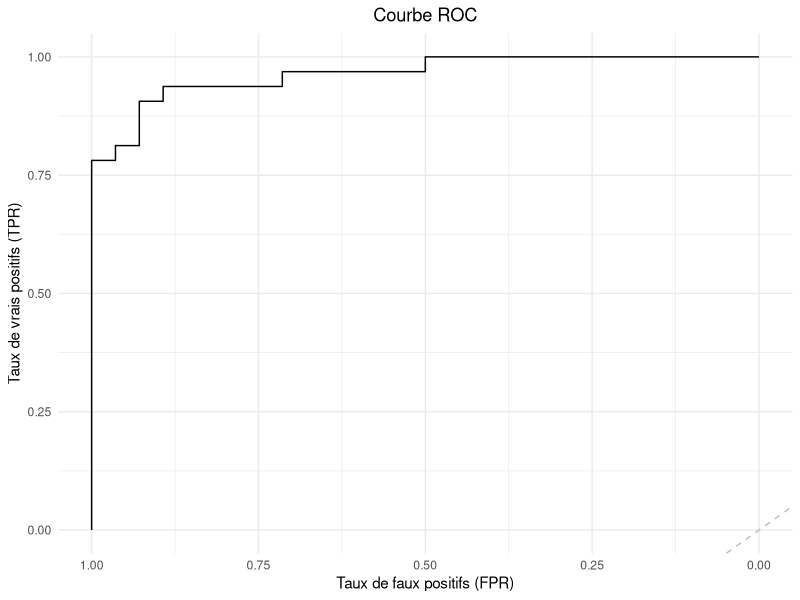
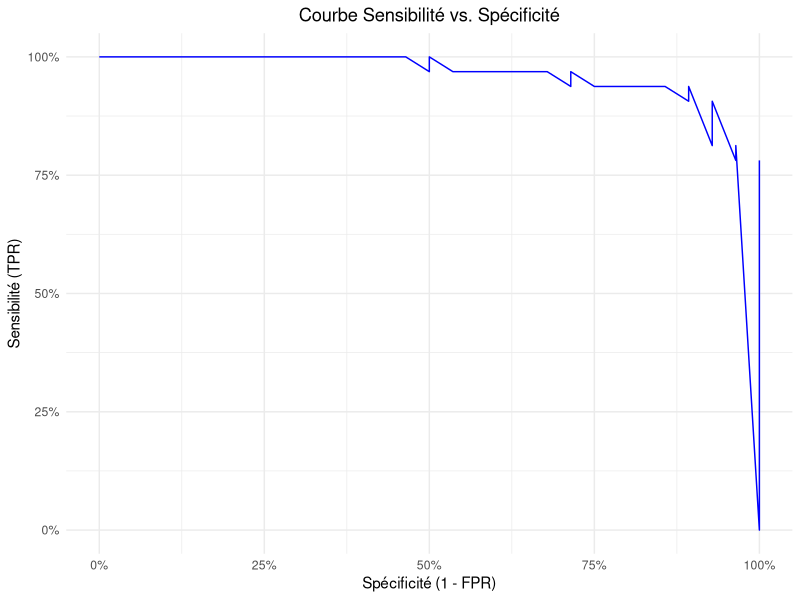

Generate these figures, in order, with R: (Note: this script raises an error after producing the figures.)
## ---- chunk 1
knitr::opts_chunk$set(echo = TRUE)
## ---- chunk 2
current_directory <- getwd()

# Afficher le répertoire de travail
print(current_directory)
setwd("/Users/justinemanuel/Documents/GitHub/DJDDS-groupe5")
## ---- chunk 3

# Charger les bibliothèques nécessaires
library(ggplot2)
library(readr)

# Charger les données depuis le fichier CSV avec un point-virgule comme délimiteur et un séparateur décimal
donnees <- read.csv2("DATA/farms_train.csv")
donnees2 <- read.csv2("DATA/farms_test.csv")


# Afficher les premières lignes pour vérifier les données
head(donnees)
head(donnees2)

## ---- chunk 4
library(caret)
set.seed(123)  # Pour rendre la partition reproductible

# Partitionner les données d'entraînement : 80% pour l'entraînement, 20% pour le test
partition <- createDataPartition(donnees$DIFF, p = 0.8, list = FALSE)

# Données d'entraînement (80%)
train_data <- donnees[partition, ]

# Données de test (20%)
test_data <- donnees[ -partition, ]

# Vérifier la taille des jeux de données
cat("Taille des données d'entraînement : ", nrow(train_data), "\n")
cat("Taille des données de test : ", nrow(test_data), "\n")

# Vérifier les premières lignes des jeux de données d'entraînement et de test
head(train_data)
head(test_data)
## ---- chunk 5
train_data$DIFF <- factor(train_data$DIFF)
str(train_data$DIFF)
test_data$DIFF <- factor(test_data$DIFF)
str(test_data$DIFF)
# Vérifiez le type des variables explicatives
sapply(train_data[, c("R2", "R7", "R8", "R17", "R22", "R32")], class)

## ---- chunk 6
# Vérifier la présence de valeurs manquantes dans le jeu de données
sum(is.na(train_data))
## ---- chunk 7
# Charger les bibliothèques nécessaires
library(dplyr)   # Pour manipuler les données

# Créer un modèle de régression logistique sur les données d'entraînement
log_model <- glm(DIFF ~ R2 + R7 + R8 + R17 + R22 + R32, data = train_data, family = binomial)

# Résumé du modèle pour voir les coefficients
summary(log_model)

## ---- chunk 8
# Faire des prédictions sur les données de test
# Utiliser le modèle logistique pour prédire la probabilité que DIFF = 1
predictions_prob <- predict(log_model, test_data, type = "response")

# Convertir les probabilités en classes binaires
predictions_class <- ifelse(predictions_prob > 0.5, 1, 0)

# Convertir les prédictions en facteur pour la comparaison avec la variable cible dans les données de test
predictions_class <- factor(predictions_class, levels = c(0, 1))

# Calculer la matrice de confusion pour évaluer la performance du modèle
library(caret)
conf_matrix <- confusionMatrix(predictions_class, test_data$DIFF)

# Afficher la matrice de confusion
print(conf_matrix)

# Extraire l'accuracy (précision globale) du modèle
accuracy <- conf_matrix$overall['Accuracy']
cat("Accuracy: ", accuracy, "\n")
## ---- chunk 9
# Charger les bibliothèques nécessaires
library(pROC)
library(ROCR)

# 1. Courbe ROC et AUC
roc_curve <- roc(test_data$DIFF, predictions_prob)  # Calculer la courbe ROC
cat("AUC: ", auc(roc_curve), "\n")  # Afficher l'AUC

# Tracer la courbe ROC
roc_plot <- ggroc(roc_curve) +
  ggtitle("Courbe ROC") +
  theme_minimal() +
  theme(plot.title = element_text(hjust = 0.5)) +
  labs(x = "Taux de faux positifs (FPR)", y = "Taux de vrais positifs (TPR)") +
  geom_abline(intercept = 0, slope = 1, linetype = "dashed", color = "gray")

print(roc_plot)
## ---- chunk 10
# 2. Sensibilité et Spécificité
# Créer des objets de prédiction avec ROCR
pred_rocr <- prediction(predictions_prob, test_data$DIFF)

# Calculer les performances à différents seuils
perf <- performance(pred_rocr, measure = "tpr", x.measure = "fpr")  # Sensibilité (TPR) vs. Spécificité (1 - FPR)
sensitivity_specificity <- performance(pred_rocr, measure = "sens", x.measure = "spec")

# Tracer les courbes de sensibilité et spécificité
sens_spec_plot <- ggplot() +
  geom_line(aes(x = sensitivity_specificity@x.values[[1]], 
                y = sensitivity_specificity@y.values[[1]]), 
            color = "blue") +
  labs(title = "Courbe Sensibilité vs. Spécificité", 
       x = "Spécificité (1 - FPR)", y = "Sensibilité (TPR)") +
  theme_minimal() +
  theme(plot.title = element_text(hjust = 0.5)) +
  scale_x_continuous(labels = scales::percent) +
  scale_y_continuous(labels = scales::percent)

print(sens_spec_plot)
## ---- chunk 11
# Prédictions sur les données2
predictions_prob <- predict(log_model, newdata = donnees2, type = "response")

# Convertir les probabilités en classes binaires (si nécessaire)
predictions_class <- ifelse(predictions_prob > 0.5, 1, 0)

# Convertir les prédictions en facteur (0, 1)
predictions_class <- factor(predictions_class, levels = c(0, 1))

# Afficher les résultats
print(predictions_class)

## ---- chunk 12
# Créer un dataframe avec les ID et les prédictions de classe (DIFF)
predictions_df <- data.frame(
  ID = seq_len(nrow(donnees2)),
  DIFF = predictions_class 
)

# Sauvegarder ce dataframe dans un fichier CSV
write.csv(predictions_df, "soumission.csv", row.names = FALSE)

# Afficher le message de confirmation
cat("Le fichier CSV avec les prédictions a été créé sous le nom 'soumission.csv'.")
## ---- chunk 13
# Créer un dataframe des prédictions de classe
class_df <- data.frame(
  Classe = predictions_class
)

# Visualisation avec un barplot pour voir le nombre de prédictions dans chaque classe
ggplot(class_df, aes(x = factor(Classe), fill = factor(Classe))) +
  geom_bar() +
  ggtitle("Distribution des Prédictions de Classe") +
  xlab("Classe Prédite") +
  ylab("Nombre de Prédictions") +
  scale_fill_manual(values = c("steelblue", "coral")) +
  theme_minimal() +
  theme(legend.position = "none")
## ---- chunk 14
# Graphique 1: DIFF vs R2
ggplot(donnees, aes(x = DIFF, y = R2)) +  
  geom_point() +  
  labs(title = "Graphique de dispersion : DIFF vs R2", x = "DIFF", y = "R2") +
  theme_minimal()

# Graphique 2: DIFF vs R7
ggplot(donnees, aes(x = DIFF, y = R7)) +  
  geom_point() +  
  labs(title = "Graphique de dispersion : DIFF vs R7", x = "DIFF", y = "R7") +
  theme_minimal()

# Graphique 3: DIFF vs R8
ggplot(donnees, aes(x = DIFF, y = R8)) +  
  geom_point() +  
  labs(title = "Graphique de dispersion : DIFF vs R8", x = "DIFF", y = "R8") +
  theme_minimal()

# Graphique 4: DIFF vs R17
ggplot(donnees, aes(x = DIFF, y = R17)) +  
  geom_point() +  
  labs(title = "Graphique de dispersion : DIFF vs R17", x = "DIFF", y = "R17") +
  theme_minimal()

# Graphique 5: DIFF vs R22
ggplot(donnees, aes(x = DIFF, y = R22)) +  
  geom_point() +  
  labs(title = "Graphique de dispersion : DIFF vs R22", x = "DIFF", y = "R22") +
  theme_minimal()

# Graphique 6: DIFF vs R32
ggplot(donnees, aes(x = DIFF, y = R32)) +  
  geom_point() +  
  labs(title = "Graphique de dispersion : DIFF vs R32", x = "DIFF", y = "R32") +
  theme_minimal()
## ---- chunk 15
